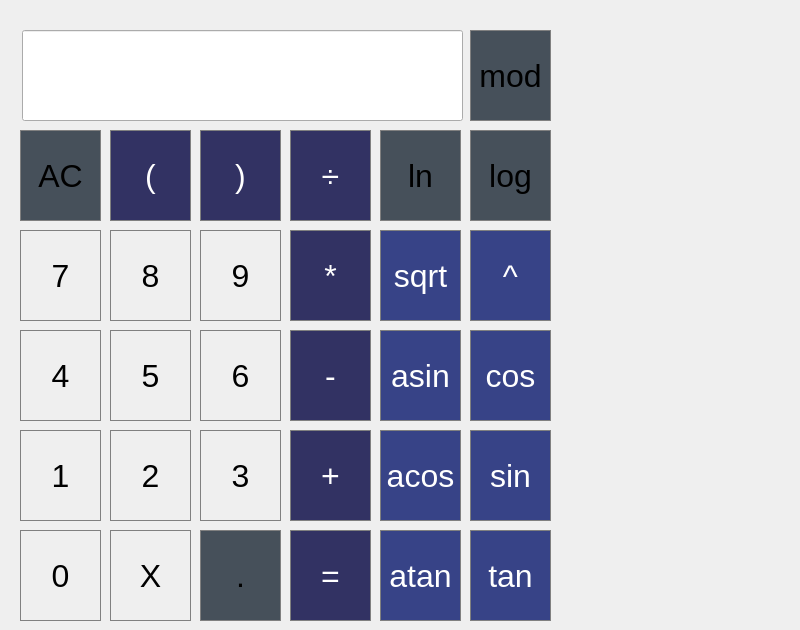
<?xml version="1.0" encoding="UTF-8"?>
<ui version="4.0">
 <class>MainWindow</class>
 <widget class="QMainWindow" name="MainWindow">
  <property name="geometry">
   <rect>
    <x>0</x>
    <y>0</y>
    <width>800</width>
    <height>630</height>
   </rect>
  </property>
  <property name="windowTitle">
   <string>MainWindow</string>
  </property>
  <widget class="QWidget" name="centralwidget">
   <widget class="QPushButton" name="pushButton_AC">
    <property name="geometry">
     <rect>
      <x>20</x>
      <y>130</y>
      <width>81</width>
      <height>91</height>
     </rect>
    </property>
    <property name="font">
     <font>
      <pointsize>24</pointsize>
     </font>
    </property>
    <property name="styleSheet">
     <string notr="true">QPushButton {
  background-color: rgb(70, 80, 90);
  border: 1px solid gray;
}
QPushButton:pressed {
    background-color: qlineargradient(x1: 0, y1: 0, x2: 0, y2: 1,
                                      stop: 0 #001f5f, stop: 1 #082567);
}</string>
    </property>
    <property name="text">
     <string>AC</string>
    </property>
   </widget>
   <widget class="QPushButton" name="pushButton_LN">
    <property name="geometry">
     <rect>
      <x>380</x>
      <y>130</y>
      <width>81</width>
      <height>91</height>
     </rect>
    </property>
    <property name="font">
     <font>
      <pointsize>24</pointsize>
     </font>
    </property>
    <property name="styleSheet">
     <string notr="true">QPushButton {
  background-color: rgb(70, 80, 90);
  border: 1px solid gray;
}
QPushButton:pressed {
    background-color: qlineargradient(x1: 0, y1: 0, x2: 0, y2: 1,
                                      stop: 0 #001f5f, stop: 1 #082567);
}</string>
    </property>
    <property name="text">
     <string>ln</string>
    </property>
   </widget>
   <widget class="QPushButton" name="pushButton_DOT">
    <property name="geometry">
     <rect>
      <x>200</x>
      <y>530</y>
      <width>81</width>
      <height>91</height>
     </rect>
    </property>
    <property name="font">
     <font>
      <pointsize>24</pointsize>
     </font>
    </property>
    <property name="styleSheet">
     <string notr="true">QPushButton {
  background-color: rgb(70, 80, 90);
  border: 1px solid gray;
}
QPushButton:pressed {
    background-color: qlineargradient(x1: 0, y1: 0, x2: 0, y2: 1,
                                      stop: 0 #001f5f, stop: 1 #082567);
}</string>
    </property>
    <property name="text">
     <string>.</string>
    </property>
   </widget>
   <widget class="QPushButton" name="pushButton_EQUAL">
    <property name="geometry">
     <rect>
      <x>290</x>
      <y>530</y>
      <width>81</width>
      <height>91</height>
     </rect>
    </property>
    <property name="font">
     <font>
      <pointsize>24</pointsize>
     </font>
    </property>
    <property name="styleSheet">
     <string notr="true">QPushButton {
  background-color: rgb(50, 50, 99);
  color: white; 
  border: 1px solid gray;
}

QPushButton:pressed {
    background-color: qlineargradient(x1: 0, y1: 0, x2: 0, y2: 1,
                                      stop: 0 #001f5f, stop: 1 #082567);
}</string>
    </property>
    <property name="text">
     <string>=</string>
    </property>
   </widget>
   <widget class="QPushButton" name="pushButton_0">
    <property name="geometry">
     <rect>
      <x>20</x>
      <y>530</y>
      <width>81</width>
      <height>91</height>
     </rect>
    </property>
    <property name="font">
     <font>
      <pointsize>24</pointsize>
     </font>
    </property>
    <property name="styleSheet">
     <string notr="true">QPushButton {
   border: 1px solid gray;
}
QPushButton:pressed {
    background-color: qlineargradient(x1: 0, y1: 0, x2: 0, y2: 1,
                                      stop: 0 #3e447f, stop: 1 #656598);
}</string>
    </property>
    <property name="text">
     <string>0</string>
    </property>
   </widget>
   <widget class="QPushButton" name="pushButton_DIV">
    <property name="geometry">
     <rect>
      <x>290</x>
      <y>130</y>
      <width>81</width>
      <height>91</height>
     </rect>
    </property>
    <property name="font">
     <font>
      <pointsize>24</pointsize>
     </font>
    </property>
    <property name="styleSheet">
     <string notr="true">QPushButton {
  background-color: rgb(50, 50, 99);
  color: white; 
  border: 1px solid gray;
}

QPushButton:pressed {
    background-color: qlineargradient(x1: 0, y1: 0, x2: 0, y2: 1,
                                      stop: 0 #001f5f, stop: 1 #082567);
}</string>
    </property>
    <property name="text">
     <string>÷</string>
    </property>
   </widget>
   <widget class="QPushButton" name="pushButton_LOG">
    <property name="geometry">
     <rect>
      <x>470</x>
      <y>130</y>
      <width>81</width>
      <height>91</height>
     </rect>
    </property>
    <property name="font">
     <font>
      <pointsize>24</pointsize>
     </font>
    </property>
    <property name="styleSheet">
     <string notr="true">QPushButton {
  background-color: rgb(70, 80, 90);
  border: 1px solid gray;
}
QPushButton:pressed {
    background-color: qlineargradient(x1: 0, y1: 0, x2: 0, y2: 1,
                                      stop: 0 #001f5f, stop: 1 #082567);
}</string>
    </property>
    <property name="text">
     <string>log</string>
    </property>
   </widget>
   <widget class="QPushButton" name="pushButton_8">
    <property name="geometry">
     <rect>
      <x>110</x>
      <y>230</y>
      <width>81</width>
      <height>91</height>
     </rect>
    </property>
    <property name="font">
     <font>
      <pointsize>24</pointsize>
     </font>
    </property>
    <property name="styleSheet">
     <string notr="true">QPushButton {
   border: 1px solid gray;
}
QPushButton:pressed {
    background-color: qlineargradient(x1: 0, y1: 0, x2: 0, y2: 1,
                                      stop: 0 #3e447f, stop: 1 #656598);
}</string>
    </property>
    <property name="text">
     <string>8</string>
    </property>
   </widget>
   <widget class="QPushButton" name="pushButton_7">
    <property name="geometry">
     <rect>
      <x>20</x>
      <y>230</y>
      <width>81</width>
      <height>91</height>
     </rect>
    </property>
    <property name="font">
     <font>
      <pointsize>24</pointsize>
     </font>
    </property>
    <property name="styleSheet">
     <string notr="true">QPushButton {
   border: 1px solid gray;
}
QPushButton:pressed {
    background-color: qlineargradient(x1: 0, y1: 0, x2: 0, y2: 1,
                                      stop: 0 #3e447f, stop: 1 #656598);
}</string>
    </property>
    <property name="text">
     <string>7</string>
    </property>
   </widget>
   <widget class="QPushButton" name="pushButton_MULT">
    <property name="geometry">
     <rect>
      <x>290</x>
      <y>230</y>
      <width>81</width>
      <height>91</height>
     </rect>
    </property>
    <property name="font">
     <font>
      <pointsize>24</pointsize>
     </font>
    </property>
    <property name="styleSheet">
     <string notr="true">QPushButton {
  background-color: rgb(50, 50, 99);
  color: white; 
  border: 1px solid gray;
}

QPushButton:pressed {
    background-color: qlineargradient(x1: 0, y1: 0, x2: 0, y2: 1,
                                      stop: 0 #001f5f, stop: 1 #082567);
}</string>
    </property>
    <property name="text">
     <string>*</string>
    </property>
   </widget>
   <widget class="QPushButton" name="pushButton_9">
    <property name="geometry">
     <rect>
      <x>200</x>
      <y>230</y>
      <width>81</width>
      <height>91</height>
     </rect>
    </property>
    <property name="font">
     <font>
      <pointsize>24</pointsize>
     </font>
    </property>
    <property name="styleSheet">
     <string notr="true">QPushButton {
   border: 1px solid gray;
}
QPushButton:pressed {
    background-color: qlineargradient(x1: 0, y1: 0, x2: 0, y2: 1,
                                      stop: 0 #3e447f, stop: 1 #656598);
}</string>
    </property>
    <property name="text">
     <string>9</string>
    </property>
   </widget>
   <widget class="QPushButton" name="pushButton_5">
    <property name="geometry">
     <rect>
      <x>110</x>
      <y>330</y>
      <width>81</width>
      <height>91</height>
     </rect>
    </property>
    <property name="font">
     <font>
      <pointsize>24</pointsize>
     </font>
    </property>
    <property name="styleSheet">
     <string notr="true">QPushButton {
   border: 1px solid gray;
}
QPushButton:pressed {
    background-color: qlineargradient(x1: 0, y1: 0, x2: 0, y2: 1,
                                      stop: 0 #3e447f, stop: 1 #656598);
}</string>
    </property>
    <property name="text">
     <string>5</string>
    </property>
   </widget>
   <widget class="QPushButton" name="pushButton_1">
    <property name="geometry">
     <rect>
      <x>20</x>
      <y>430</y>
      <width>81</width>
      <height>91</height>
     </rect>
    </property>
    <property name="font">
     <font>
      <pointsize>24</pointsize>
     </font>
    </property>
    <property name="styleSheet">
     <string notr="true">QPushButton {
   border: 1px solid gray;
}
QPushButton:pressed {
    background-color: qlineargradient(x1: 0, y1: 0, x2: 0, y2: 1,
                                      stop: 0 #3e447f, stop: 1 #656598);
}</string>
    </property>
    <property name="text">
     <string>1</string>
    </property>
   </widget>
   <widget class="QPushButton" name="pushButton_4">
    <property name="geometry">
     <rect>
      <x>20</x>
      <y>330</y>
      <width>81</width>
      <height>91</height>
     </rect>
    </property>
    <property name="font">
     <font>
      <pointsize>24</pointsize>
     </font>
    </property>
    <property name="styleSheet">
     <string notr="true">QPushButton {
   border: 1px solid gray;
}
QPushButton:pressed {
    background-color: qlineargradient(x1: 0, y1: 0, x2: 0, y2: 1,
                                      stop: 0 #3e447f, stop: 1 #656598);
}</string>
    </property>
    <property name="text">
     <string>4</string>
    </property>
   </widget>
   <widget class="QPushButton" name="pushButton_MINUS">
    <property name="geometry">
     <rect>
      <x>290</x>
      <y>330</y>
      <width>81</width>
      <height>91</height>
     </rect>
    </property>
    <property name="font">
     <font>
      <pointsize>24</pointsize>
     </font>
    </property>
    <property name="styleSheet">
     <string notr="true">QPushButton {
  background-color: rgb(50, 50, 99);
  color: white; 
  border: 1px solid gray;
}

QPushButton:pressed {
    background-color: qlineargradient(x1: 0, y1: 0, x2: 0, y2: 1,
                                      stop: 0 #001f5f, stop: 1 #082567);
}</string>
    </property>
    <property name="text">
     <string>-</string>
    </property>
   </widget>
   <widget class="QPushButton" name="pushButton_6">
    <property name="geometry">
     <rect>
      <x>200</x>
      <y>330</y>
      <width>81</width>
      <height>91</height>
     </rect>
    </property>
    <property name="font">
     <font>
      <pointsize>24</pointsize>
     </font>
    </property>
    <property name="styleSheet">
     <string notr="true">QPushButton {
   border: 1px solid gray;
}
QPushButton:pressed {
    background-color: qlineargradient(x1: 0, y1: 0, x2: 0, y2: 1,
                                      stop: 0 #3e447f, stop: 1 #656598);
}</string>
    </property>
    <property name="text">
     <string>6</string>
    </property>
   </widget>
   <widget class="QPushButton" name="pushButton_PLUS">
    <property name="geometry">
     <rect>
      <x>290</x>
      <y>430</y>
      <width>81</width>
      <height>91</height>
     </rect>
    </property>
    <property name="font">
     <font>
      <pointsize>24</pointsize>
     </font>
    </property>
    <property name="styleSheet">
     <string notr="true">QPushButton {
  background-color: rgb(50, 50, 99);
  color: white; 
  border: 1px solid gray;
}

QPushButton:pressed {
    background-color: qlineargradient(x1: 0, y1: 0, x2: 0, y2: 1,
                                      stop: 0 #001f5f, stop: 1 #082567);
}</string>
    </property>
    <property name="text">
     <string>+</string>
    </property>
   </widget>
   <widget class="QPushButton" name="pushButton_2">
    <property name="geometry">
     <rect>
      <x>110</x>
      <y>430</y>
      <width>81</width>
      <height>91</height>
     </rect>
    </property>
    <property name="font">
     <font>
      <pointsize>24</pointsize>
     </font>
    </property>
    <property name="styleSheet">
     <string notr="true">QPushButton {
   border: 1px solid gray;
}
QPushButton:pressed {
    background-color: qlineargradient(x1: 0, y1: 0, x2: 0, y2: 1,
                                      stop: 0 #3e447f, stop: 1 #656598);
}</string>
    </property>
    <property name="text">
     <string>2</string>
    </property>
   </widget>
   <widget class="QPushButton" name="pushButton_3">
    <property name="geometry">
     <rect>
      <x>200</x>
      <y>430</y>
      <width>81</width>
      <height>91</height>
     </rect>
    </property>
    <property name="font">
     <font>
      <pointsize>24</pointsize>
     </font>
    </property>
    <property name="styleSheet">
     <string notr="true">QPushButton {
   border: 1px solid gray;
}
QPushButton:pressed {
    background-color: qlineargradient(x1: 0, y1: 0, x2: 0, y2: 1,
                                      stop: 0 #3e447f, stop: 1 #656598);
}</string>
    </property>
    <property name="text">
     <string>3</string>
    </property>
   </widget>
   <widget class="QPushButton" name="pushButton_ASIN">
    <property name="geometry">
     <rect>
      <x>380</x>
      <y>330</y>
      <width>81</width>
      <height>91</height>
     </rect>
    </property>
    <property name="font">
     <font>
      <pointsize>24</pointsize>
     </font>
    </property>
    <property name="styleSheet">
     <string notr="true">QPushButton {
  background-color: rgb(55, 67, 135);
  color: white; 
  border: 1px solid gray;
}

QPushButton:pressed {
    background-color: qlineargradient(x1: 0, y1: 0, x2: 0, y2: 1,
                                      stop: 0 #001f5f, stop: 1 #0f2056);
}</string>
    </property>
    <property name="text">
     <string>asin</string>
    </property>
   </widget>
   <widget class="QPushButton" name="pushButton_ATAN">
    <property name="geometry">
     <rect>
      <x>380</x>
      <y>530</y>
      <width>81</width>
      <height>91</height>
     </rect>
    </property>
    <property name="font">
     <font>
      <pointsize>24</pointsize>
     </font>
    </property>
    <property name="styleSheet">
     <string notr="true">QPushButton {
  background-color: rgb(55, 67, 135);
  color: white; 
  border: 1px solid gray;
}

QPushButton:pressed {
    background-color: qlineargradient(x1: 0, y1: 0, x2: 0, y2: 1,
                                      stop: 0 #001f5f, stop: 1 #0f2056);
}</string>
    </property>
    <property name="text">
     <string>atan</string>
    </property>
   </widget>
   <widget class="QPushButton" name="pushButton_ACOS">
    <property name="geometry">
     <rect>
      <x>380</x>
      <y>430</y>
      <width>81</width>
      <height>91</height>
     </rect>
    </property>
    <property name="font">
     <font>
      <pointsize>24</pointsize>
     </font>
    </property>
    <property name="styleSheet">
     <string notr="true">QPushButton {
  background-color: rgb(55, 67, 135);
  color: white; 
  border: 1px solid gray;
}

QPushButton:pressed {
    background-color: qlineargradient(x1: 0, y1: 0, x2: 0, y2: 1,
                                      stop: 0 #001f5f, stop: 1 #0f2056);
}</string>
    </property>
    <property name="text">
     <string>acos</string>
    </property>
   </widget>
   <widget class="QPushButton" name="pushButton_COS">
    <property name="geometry">
     <rect>
      <x>470</x>
      <y>330</y>
      <width>81</width>
      <height>91</height>
     </rect>
    </property>
    <property name="font">
     <font>
      <pointsize>24</pointsize>
     </font>
    </property>
    <property name="styleSheet">
     <string notr="true">QPushButton {
  background-color: rgb(55, 67, 135);
  color: white; 
  border: 1px solid gray;
}

QPushButton:pressed {
    background-color: qlineargradient(x1: 0, y1: 0, x2: 0, y2: 1,
                                      stop: 0 #001f5f, stop: 1 #0f2056);
}</string>
    </property>
    <property name="text">
     <string>cos</string>
    </property>
   </widget>
   <widget class="QPushButton" name="pushButton_TAN">
    <property name="geometry">
     <rect>
      <x>470</x>
      <y>530</y>
      <width>81</width>
      <height>91</height>
     </rect>
    </property>
    <property name="font">
     <font>
      <pointsize>24</pointsize>
     </font>
    </property>
    <property name="styleSheet">
     <string notr="true">QPushButton {
  background-color: rgb(55, 67, 135);
  color: white; 
  border: 1px solid gray;
}

QPushButton:pressed {
    background-color: qlineargradient(x1: 0, y1: 0, x2: 0, y2: 1,
                                      stop: 0 #001f5f, stop: 1 #0f2056);
}</string>
    </property>
    <property name="text">
     <string>tan</string>
    </property>
   </widget>
   <widget class="QPushButton" name="pushButton_SIN">
    <property name="geometry">
     <rect>
      <x>470</x>
      <y>430</y>
      <width>81</width>
      <height>91</height>
     </rect>
    </property>
    <property name="font">
     <font>
      <pointsize>24</pointsize>
     </font>
    </property>
    <property name="styleSheet">
     <string notr="true">QPushButton {
  background-color: rgb(55, 67, 135);
  color: white; 
  border: 1px solid gray;
}

QPushButton:pressed {
    background-color: qlineargradient(x1: 0, y1: 0, x2: 0, y2: 1,
                                      stop: 0 #001f5f, stop: 1 #0f2056);
}</string>
    </property>
    <property name="text">
     <string>sin</string>
    </property>
   </widget>
   <widget class="QLineEdit" name="result">
    <property name="geometry">
     <rect>
      <x>22</x>
      <y>30</y>
      <width>441</width>
      <height>91</height>
     </rect>
    </property>
    <property name="font">
     <font>
      <pointsize>24</pointsize>
     </font>
    </property>
   </widget>
   <widget class="QPushButton" name="pushButton_LEFT">
    <property name="geometry">
     <rect>
      <x>110</x>
      <y>130</y>
      <width>81</width>
      <height>91</height>
     </rect>
    </property>
    <property name="font">
     <font>
      <pointsize>24</pointsize>
     </font>
    </property>
    <property name="styleSheet">
     <string notr="true">QPushButton {
  background-color: rgb(50, 50, 99);
  color: white; 
  border: 1px solid gray;
}

QPushButton:pressed {
    background-color: qlineargradient(x1: 0, y1: 0, x2: 0, y2: 1,
                                      stop: 0 #001f5f, stop: 1 #082567);
}</string>
    </property>
    <property name="text">
     <string>(</string>
    </property>
   </widget>
   <widget class="QPushButton" name="pushButton_RIGHT">
    <property name="geometry">
     <rect>
      <x>200</x>
      <y>130</y>
      <width>81</width>
      <height>91</height>
     </rect>
    </property>
    <property name="font">
     <font>
      <pointsize>24</pointsize>
     </font>
    </property>
    <property name="styleSheet">
     <string notr="true">QPushButton {
  background-color: rgb(50, 50, 99);
  color: white; 
  border: 1px solid gray;
}

QPushButton:pressed {
    background-color: qlineargradient(x1: 0, y1: 0, x2: 0, y2: 1,
                                      stop: 0 #001f5f, stop: 1 #082567);
}</string>
    </property>
    <property name="text">
     <string>)</string>
    </property>
   </widget>
   <widget class="QPushButton" name="pushButton_SQRT">
    <property name="geometry">
     <rect>
      <x>380</x>
      <y>230</y>
      <width>81</width>
      <height>91</height>
     </rect>
    </property>
    <property name="font">
     <font>
      <pointsize>24</pointsize>
     </font>
    </property>
    <property name="styleSheet">
     <string notr="true">QPushButton {
  background-color: rgb(55, 67, 135);
  color: white; 
  border: 1px solid gray;
}

QPushButton:pressed {
    background-color: qlineargradient(x1: 0, y1: 0, x2: 0, y2: 1,
                                      stop: 0 #001f5f, stop: 1 #0f2056);
}</string>
    </property>
    <property name="text">
     <string>sqrt</string>
    </property>
   </widget>
   <widget class="QPushButton" name="pushButton_POWER">
    <property name="geometry">
     <rect>
      <x>470</x>
      <y>230</y>
      <width>81</width>
      <height>91</height>
     </rect>
    </property>
    <property name="font">
     <font>
      <pointsize>24</pointsize>
     </font>
    </property>
    <property name="styleSheet">
     <string notr="true">QPushButton {
  background-color: rgb(55, 67, 135);
  color: white; 
  border: 1px solid gray;
}

QPushButton:pressed {
    background-color: qlineargradient(x1: 0, y1: 0, x2: 0, y2: 1,
                                      stop: 0 #001f5f, stop: 1 #0f2056);
}</string>
    </property>
    <property name="text">
     <string>^</string>
    </property>
   </widget>
   <widget class="QPushButton" name="pushButton_XXX">
    <property name="geometry">
     <rect>
      <x>110</x>
      <y>530</y>
      <width>81</width>
      <height>91</height>
     </rect>
    </property>
    <property name="font">
     <font>
      <pointsize>24</pointsize>
     </font>
    </property>
    <property name="styleSheet">
     <string notr="true">QPushButton {
   border: 1px solid gray;
}
QPushButton:pressed {
    background-color: qlineargradient(x1: 0, y1: 0, x2: 0, y2: 1,
                                      stop: 0 #3e447f, stop: 1 #656598);
}</string>
    </property>
    <property name="text">
     <string>X</string>
    </property>
   </widget>
   <widget class="QPushButton" name="pushButton_MOD">
    <property name="geometry">
     <rect>
      <x>470</x>
      <y>30</y>
      <width>81</width>
      <height>91</height>
     </rect>
    </property>
    <property name="font">
     <font>
      <pointsize>24</pointsize>
     </font>
    </property>
    <property name="styleSheet">
     <string notr="true">QPushButton {
  background-color: rgb(70, 80, 90);
  border: 1px solid gray;
}
QPushButton:pressed {
    background-color: qlineargradient(x1: 0, y1: 0, x2: 0, y2: 1,
                                      stop: 0 #001f5f, stop: 1 #082567);
}</string>
    </property>
    <property name="text">
     <string>mod</string>
    </property>
   </widget>
  </widget>
 </widget>
 <resources/>
 <connections/>
</ui>
